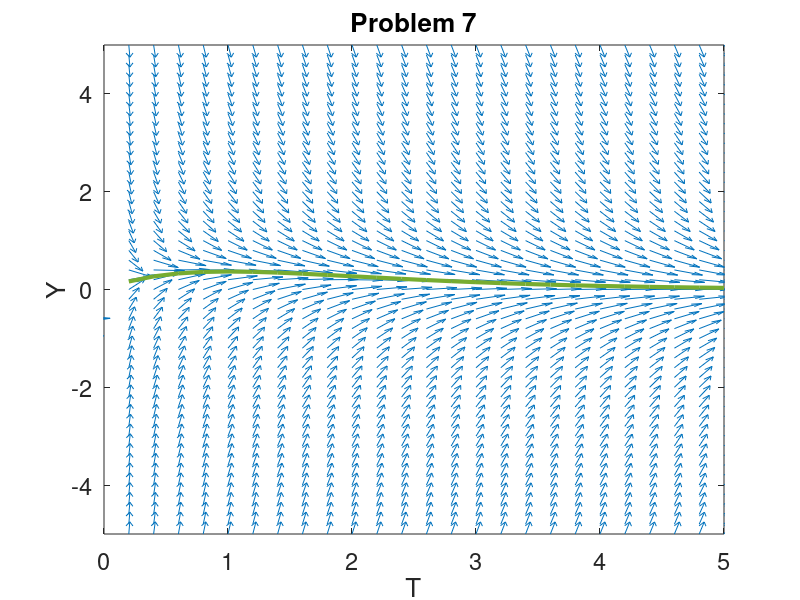

This figure's MATLAB source:
clear;

%set up the space
yvec = -5: .2 : 5; 
tvec = -5: .2 : 5;
[t,y] = meshgrid(tvec,yvec);

%set up function
delt = ones(size(t));
dely = 2*exp(t.*-1)-(1.+t).*y./t;

%This is a comment
fact = sqrt(delt.^2+dely.^2);
delt = delt./fact;
dely = dely./fact;
quiver(t,y,delt,dely);

%print out the plot map
hold on;
constant = 1/exp(1) ;
t = -1: .2: 5;
y = t.*exp(-t)+((exp(1)*constant-1)*exp(-t))./t;
plot(t,y,'LineWidth',3);

%set up graph ++fancy
set(gca,'FontSize',17);
axis([0,5,-5,5])
xlabel('T');
ylabel('Y');
title('Problem 7')